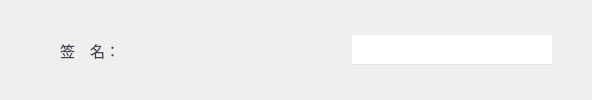
       <widget class="QWidget" name="widget_9" native="true">
        <layout class="QHBoxLayout" name="horizontalLayout_7">
         <property name="leftMargin">
          <number>0</number>
         </property>
         <property name="topMargin">
          <number>0</number>
         </property>
         <property name="rightMargin">
          <number>0</number>
         </property>
         <property name="bottomMargin">
          <number>0</number>
         </property>
         <item>
          <spacer name="horizontalSpacer_11">
           <property name="orientation">
            <enum>Qt::Horizontal</enum>
           </property>
           <property name="sizeHint" stdset="0">
            <size>
             <width>40</width>
             <height>20</height>
            </size>
           </property>
          </spacer>
         </item>
         <item>
          <widget class="QLabel" name="label_11">
           <property name="minimumSize">
            <size>
             <width>100</width>
             <height>30</height>
            </size>
           </property>
           <property name="maximumSize">
            <size>
             <width>100</width>
             <height>30</height>
            </size>
           </property>
           <property name="font">
            <font>
             <family>微软雅黑 Light</family>
             <pointsize>11</pointsize>
            </font>
           </property>
           <property name="styleSheet">
            <string notr="true">color: rgb(67, 69, 85);</string>
           </property>
           <property name="text">
            <string>签　名：</string>
           </property>
           <property name="alignment">
            <set>Qt::AlignCenter</set>
           </property>
          </widget>
         </item>
         <item>
          <widget class="QLabel" name="lblDescription">
           <property name="minimumSize">
            <size>
             <width>200</width>
             <height>30</height>
            </size>
           </property>
           <property name="maximumSize">
            <size>
             <width>200</width>
             <height>30</height>
            </size>
           </property>
           <property name="font">
            <font>
             <family>微软雅黑 Light</family>
             <pointsize>11</pointsize>
            </font>
           </property>
           <property name="styleSheet">
            <string notr="true">color: rgb(67, 69, 85);</string>
           </property>
           <property name="text">
            <string/>
           </property>
           <property name="alignment">
            <set>Qt::AlignLeading|Qt::AlignLeft|Qt::AlignVCenter</set>
           </property>
          </widget>
         </item>
         <item>
          <widget class="QLineEdit" name="leDescription">
           <property name="minimumSize">
            <size>
             <width>200</width>
             <height>30</height>
            </size>
           </property>
           <property name="maximumSize">
            <size>
             <width>200</width>
             <height>30</height>
            </size>
           </property>
           <property name="font">
            <font>
             <family>微软雅黑</family>
             <pointsize>11</pointsize>
            </font>
           </property>
           <property name="styleSheet">
            <string notr="true">border: 0px;border-bottom: 1px solid #e3e3e3;
</string>
           </property>
           <property name="alignment">
            <set>Qt::AlignLeading|Qt::AlignLeft|Qt::AlignVCenter</set>
           </property>
          </widget>
         </item>
         <item>
          <spacer name="horizontalSpacer_12">
           <property name="orientation">
            <enum>Qt::Horizontal</enum>
           </property>
           <property name="sizeHint" stdset="0">
            <size>
             <width>40</width>
             <height>20</height>
            </size>
           </property>
          </spacer>
         </item>
        </layout>
       </widget>
